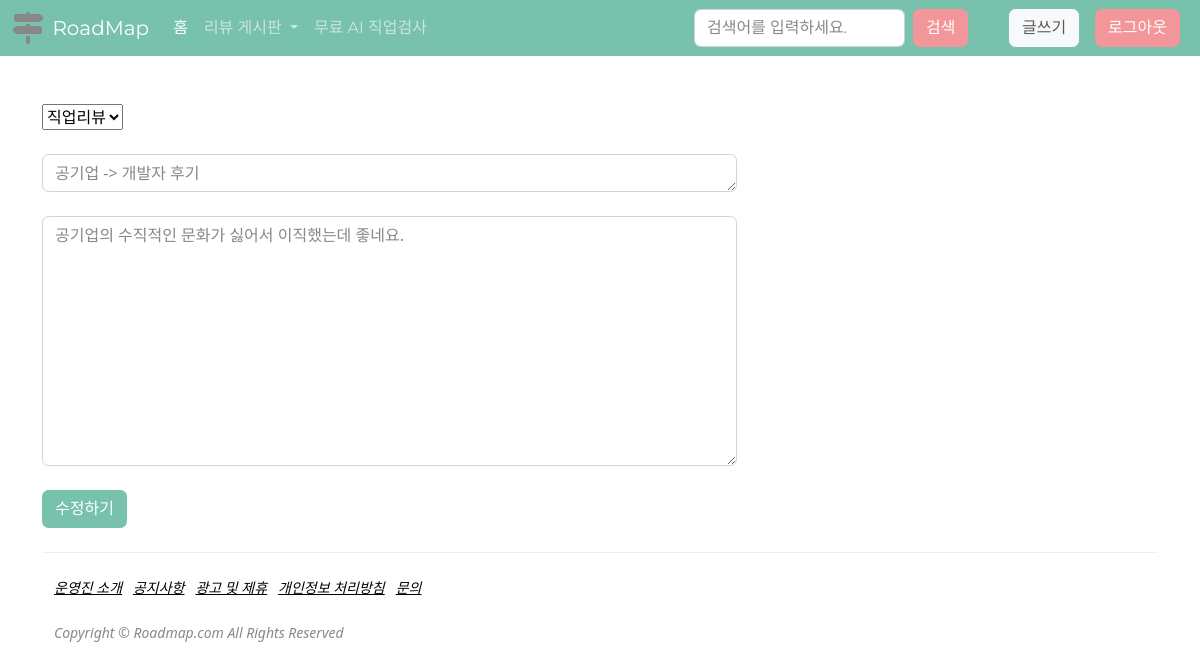
Page /board/57/update/ (signed in) on the committed database.
### board/models.py (models this page shows, shortened)
class Post(models.Model):
    title = models.CharField(max_length=200, verbose_name="제목")
    contents = models.TextField(verbose_name="내용")
    writer = models.ForeignKey(
        'user.BoardMember', on_delete=models.CASCADE, null=True, verbose_name="작성자")
    created_at = models.DateTimeField(
        auto_now_add=True, null=True, verbose_name="작성일")
    updated_at = models.DateTimeField(
        auto_now=True, null=True, verbose_name="최종수정일")
    view_count = models.PositiveIntegerField(default=0, verbose_name="조회수")
    like_count = models.IntegerField(null=True, verbose_name="좋아요수")
    name_choices = (('직업리뷰', '직업리뷰'), ('학과리뷰', '학과리뷰'))
    name = models.CharField(
        max_length=200, null=True, choices=name_choices, verbose_name="게시판명")
    class Meta:
        db_table = 'boards'
        verbose_name = '게시판'
        verbose_name_plural = '게시판'

### board/views.py (the view)
# urls.py: path('<int:pk>/update/', views.board_update, name='board_update'),
def board_update(request, pk):
    if not request.session.get('user'):
        return redirect('/user/login/')
    user_id = request.session.get('user')
    post = get_object_or_404(Post, pk=pk)
    if post.writer == BoardMember.objects.get(pk=user_id):
        if request.method == "POST":
            form = BoardForm(request.POST, request.FILES, instance=post)
            if form.is_valid():
                form.save()
                return redirect(f'/board/{post.pk}')
        else:
            form = BoardForm(instance=post)
        return render(request, 'board_update.html', {'form': form, 'post': post})
    else:
        return render(request, 'user_mismatch.html')

### board/forms.py
class BoardForm(forms.ModelForm):
    class Meta:
        model = Post
        fields = [
            'name',
            'title',
            'contents',
        ]
    name_choices = (('직업리뷰', '직업리뷰'), ('학과리뷰', '학과리뷰'))
    name = forms.ChoiceField(error_messages={
        'required': '게시판명을 선택하세요.'},
        choices=name_choices, label="게시판명")
    title = forms.CharField(error_messages={
        'required': '제목을 입력하세요.'
    }, max_length=100, label="게시글 제목")
    contents = forms.CharField(error_messages={
        'required': '내용을 입력하세요.'
    }, widget=forms.Textarea, label="게시글 내용")

### board/templates/board_update.html (shortened to what this page needs)
{% extends "base.html" %}
{% block body %}
{% load static %}
<div class="container">
  <div class="row">
    <div class="col-sm-10">
      <form method="POST" action=".">
        {% for field in form %}
        <div class="form-group">
          {% if field.name == 'contents' %}
          <textarea class="form-control" style="height : 250px" name="{{ field.name }}">{{post.contents}}</textarea>
          {% elif field.name == 'name' %}
          <div>{{field}}</div>
          {% else %}
          <textarea class="form-control" style="height : 30px" name="{{ field.name }}">{{post.title}}</textarea>
          {% endif %}
        </div>
        <br>
        {% endfor %}
        <button type="submit" class="btn btn-primary">수정하기</button>
      </form>
    </div>
</div>
  {% endblock body %}

### rows in the picture
Post: form "직업리뷰", title "공기업 -> 개발자 후기", contents "공기업의 수직적인 문화가 싫어서 이직했는데 좋네요."
